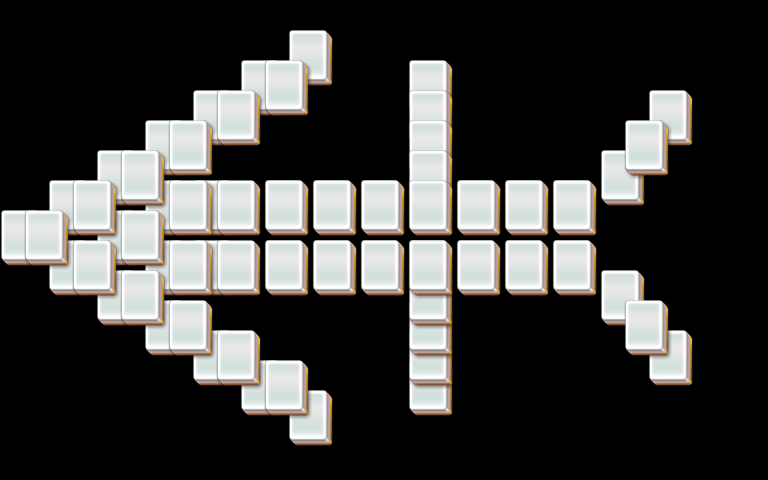

A level layout from a 2D game, rendered from its tile map. Below: a short description, then the map file with tile-grid data replaced by summaries:
An orthogonal 32x16 tile map with 24x30 px tiles, 5 tile layers (layer1, layer2, layer3, layer4, ...).

<map version="1.0" orientation="orthogonal" width="32" height="16" tilewidth="24" tileheight="30">
 <properties>
  <property name="species" value="15" />
 </properties>
 <tileset firstgid="1" name="mahjong" tilewidth="48" tileheight="60">
  <image source="mahjong.png" />
 </tileset>
 <layer name="layer1" width="32" height="16">
  <data>[512 cells, 38 non-empty, 1 distinct tile ids]</data>
 </layer>
 <layer name="layer2" width="32" height="16">
  <data>[512 cells, 34 non-empty, 1 distinct tile ids]</data>
 </layer>
 <layer name="layer3" width="32" height="16">
  <data>[512 cells, 2 non-empty, 1 distinct tile ids]</data>
 </layer>
 <layer name="layer4" width="32" height="16">
  <data>[512 cells, 2 non-empty, 1 distinct tile ids]</data>
 </layer>
 <layer name="layer5" width="32" height="16">
  <data>[512 cells, 2 non-empty, 1 distinct tile ids]</data>
 </layer>
</map>
